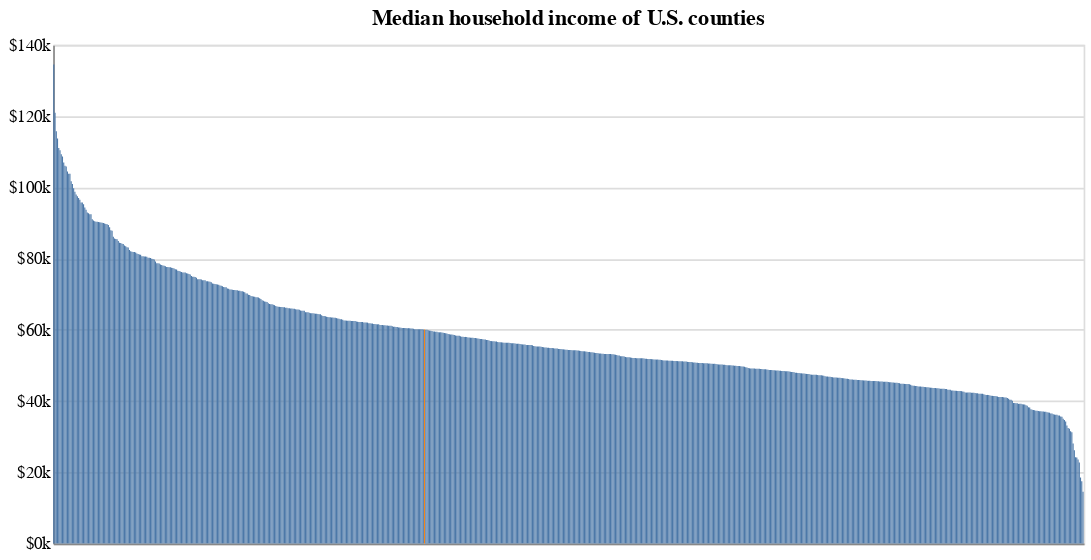

The notebook cell this image was saved under:
### Code cell
alt.Chart(df, title="Median household income of U.S. counties").mark_bar().encode(
    x=alt.X(
        "name:N",
        axis=alt.Axis(labels=False, title="", ticks=False),  # Remove all x-axis labels
        sort=alt.SortField(
            field='b19013001',
            op='sum',
            order="descending"
        ),
    ),
    y=alt.Y(
        "b19013001:Q",
        axis=alt.Axis(title="", format="$s", ticks=False)
    ),
    # Here it is!
    color=alt.Color("highlight", legend=None)
).properties(width=620)

### Figure 1 — Vega-Lite specification as saved in the notebook (floating-point values rounded to 4 significant figures; data arrays with more than 128 entries replaced by an {"elided": "..."} marker saying what was removed)
{"$schema": "https://vega.github.io/schema/vega-lite/v2.4.1.json", "config": {"view": {"height": 300, "width": 400}}, "data": {"values": {"elided": "831 records"}}, "encoding": {"color": {"field": "highlight", "legend": null, "type": "nominal"}, "x": {"axis": {"labels": false, "ticks": false, "title": ""}, "field": "name", "sort": {"field": "b19013001", "op": "sum", "order": "descending"}, "type": "nominal"}, "y": {"axis": {"format": "$s", "ticks": false, "title": ""}, "field": "b19013001", "type": "quantitative"}}, "mark": "bar", "title": "Median household income of U.S. counties", "width": 620}
